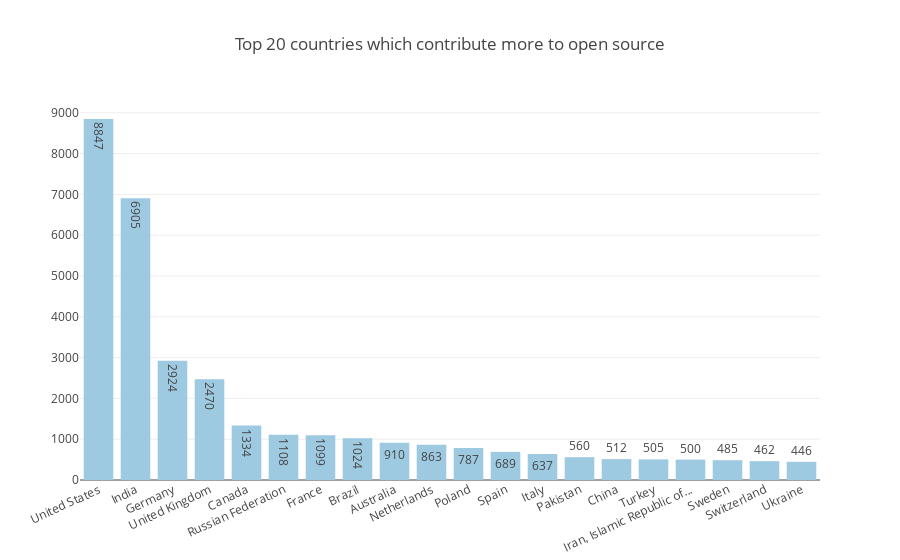

The cell this chart's notebook holds for it:
### Code cell
plotlybar(oscontrib.index[:20], oscontrib.values[:20], title =  'Top 20 countries which contribute more to open source')

### Figure 1 — Plotly figure (JSON) as saved in the notebook; plotly's stock layout.template omitted (floating-point values rounded to 4 significant figures)
{"data": [{"marker": {"color": "#9ECAE1"}, "name": null, "orientation": "v", "text": [8847, 6905, 2924, 2470, 1334, 1108, 1099, 1024, 910, 863, 787, 689, 637, 560, 512, 505, 500, 485, 462, 446], "textposition": "auto", "type": "bar", "x": ["United States", "India", "Germany", "United Kingdom", "Canada", "Russian Federation", "France", "Brazil", "Australia", "Netherlands", "Poland", "Spain", "Italy", "Pakistan", "China", "Turkey", "Iran, Islamic Republic of...", "Sweden", "Switzerland", "Ukraine"], "y": [8847, 6905, 2924, 2470, 1334, 1108, 1099, 1024, 910, 863, 787, 689, 637, 560, 512, 505, 500, 485, 462, 446]}], "layout": {"barmode": "group", "title": "Top 20 countries which contribute more to open source", "xaxis": {"tickangle": -25}}}
